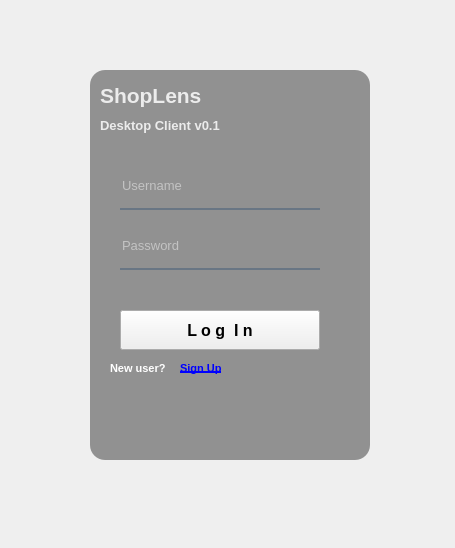
<?xml version="1.0" encoding="UTF-8"?>
<ui version="4.0">
 <class>loginForm</class>
 <widget class="QWidget" name="loginForm">
  <property name="geometry">
   <rect>
    <x>0</x>
    <y>0</y>
    <width>455</width>
    <height>548</height>
   </rect>
  </property>
  <property name="font">
   <font>
    <pointsize>11</pointsize>
   </font>
  </property>
  <property name="windowTitle">
   <string>Admin Panel LogIn - ShopLens v0.1</string>
  </property>
  <widget class="QWidget" name="widget" native="true">
   <property name="geometry">
    <rect>
     <x>0</x>
     <y>0</y>
     <width>471</width>
     <height>556</height>
    </rect>
   </property>
   <widget class="QLabel" name="imageLabel">
    <property name="geometry">
     <rect>
      <x>-10</x>
      <y>0</y>
      <width>481</width>
      <height>556</height>
     </rect>
    </property>
    <property name="styleSheet">
     <string notr="true">border-image: url(:/images/basketofstrawberries.jpg);

</string>
    </property>
    <property name="text">
     <string/>
    </property>
   </widget>
   <widget class="QLabel" name="blurLabel">
    <property name="geometry">
     <rect>
      <x>0</x>
      <y>0</y>
      <width>471</width>
      <height>561</height>
     </rect>
    </property>
    <property name="styleSheet">
     <string notr="true">background-color: qlineargradient(spread:pad, x1:0, y1:0, x2:0, y2:0.715909, stop:0 rgba(0, 0, 0, 9), stop:0.375 rgba(0, 0, 0, 50), stop:0.835227 rgba(0, 0, 0, 75));\n&quot;
&quot;border-radius:20px;
</string>
    </property>
    <property name="text">
     <string/>
    </property>
   </widget>
   <widget class="QLabel" name="outlineLabel">
    <property name="geometry">
     <rect>
      <x>90</x>
      <y>70</y>
      <width>280</width>
      <height>390</height>
     </rect>
    </property>
    <property name="styleSheet">
     <string notr="true">background-color:rgba(0, 0, 0, 100);
border-radius: 15px;</string>
    </property>
    <property name="text">
     <string/>
    </property>
   </widget>
   <widget class="QLabel" name="titleLabel">
    <property name="geometry">
     <rect>
      <x>100</x>
      <y>70</y>
      <width>251</width>
      <height>51</height>
     </rect>
    </property>
    <property name="font">
     <font>
      <pointsize>16</pointsize>
      <weight>75</weight>
      <bold>true</bold>
     </font>
    </property>
    <property name="styleSheet">
     <string notr="true">color:rgba(255, 255, 255, 210);</string>
    </property>
    <property name="text">
     <string>ShopLens </string>
    </property>
   </widget>
   <widget class="QLineEdit" name="userNamelineEdit">
    <property name="geometry">
     <rect>
      <x>120</x>
      <y>170</y>
      <width>200</width>
      <height>40</height>
     </rect>
    </property>
    <property name="font">
     <font>
      <pointsize>10</pointsize>
     </font>
    </property>
    <property name="styleSheet">
     <string notr="true">background-color:rgba(0, 0, 0, 0);
border:none;
border-bottom:2px solid rgba(105, 118, 132, 255);
color:rgba(255, 255, 255, 230);
padding-bottom:7px;</string>
    </property>
    <property name="placeholderText">
     <string>Username</string>
    </property>
   </widget>
   <widget class="QLineEdit" name="passwordlineEdit">
    <property name="geometry">
     <rect>
      <x>120</x>
      <y>230</y>
      <width>200</width>
      <height>40</height>
     </rect>
    </property>
    <property name="font">
     <font>
      <pointsize>10</pointsize>
     </font>
    </property>
    <property name="styleSheet">
     <string notr="true">background-color:rgba(0, 0, 0, 0);
border:none;
border-bottom:2px solid rgba(105, 118, 132, 255);
color:rgba(255, 255, 255, 230);
padding-bottom:7px;</string>
    </property>
    <property name="echoMode">
     <enum>QLineEdit::Password</enum>
    </property>
    <property name="placeholderText">
     <string>Password</string>
    </property>
   </widget>
   <widget class="QPushButton" name="loginButton">
    <property name="geometry">
     <rect>
      <x>120</x>
      <y>310</y>
      <width>200</width>
      <height>40</height>
     </rect>
    </property>
    <property name="font">
     <font>
      <pointsize>12</pointsize>
      <weight>75</weight>
      <bold>true</bold>
     </font>
    </property>
    <property name="styleSheet">
     <string notr="true">QPushButton#pushButton{
background-color: qlineargradient(spread:pad, x1:0, y1:0.505682, x2:1, y2:0.477, stop:0 rgba(20, 47, 78, 219), stop:1 rgba(85, 98, 112, 226));
color:rgba(255, 255, 255, 210);
border-radius:5px;
}
QPushButton#pushButton:hover{ 
 background-color: qlineargradient(spread:pad, x1:0, y1:0.505682, x2:1, y2:0.477, stop:0 rgba(40, 67, 98, 219), stop:1 rgba(105, 118, 132, 226));
}
QPushButton#pushButton:pressed{  
 padding-left:5px;
 padding-top:5px;
background-color:rgba(105, 118, 132, 200);
}</string>
    </property>
    <property name="text">
     <string>L o g  I n</string>
    </property>
   </widget>
   <widget class="QLabel" name="newuserLabel">
    <property name="geometry">
     <rect>
      <x>110</x>
      <y>360</y>
      <width>71</width>
      <height>16</height>
     </rect>
    </property>
    <property name="font">
     <font>
      <pointsize>8</pointsize>
      <weight>75</weight>
      <bold>true</bold>
     </font>
    </property>
    <property name="styleSheet">
     <string notr="true">color: white;</string>
    </property>
    <property name="text">
     <string>New user? </string>
    </property>
   </widget>
   <widget class="QLabel" name="signupLabel">
    <property name="geometry">
     <rect>
      <x>180</x>
      <y>360</y>
      <width>71</width>
      <height>16</height>
     </rect>
    </property>
    <property name="font">
     <font>
      <pointsize>8</pointsize>
      <weight>75</weight>
      <bold>true</bold>
      <underline>true</underline>
     </font>
    </property>
    <property name="styleSheet">
     <string notr="true">color: blue;</string>
    </property>
    <property name="text">
     <string>Sign Up</string>
    </property>
   </widget>
   <widget class="QLabel" name="versionLabel">
    <property name="geometry">
     <rect>
      <x>100</x>
      <y>100</y>
      <width>251</width>
      <height>51</height>
     </rect>
    </property>
    <property name="font">
     <font>
      <pointsize>10</pointsize>
      <weight>75</weight>
      <bold>true</bold>
     </font>
    </property>
    <property name="styleSheet">
     <string notr="true">color:rgba(255, 255, 255, 210);</string>
    </property>
    <property name="text">
     <string>Desktop Client v0.1</string>
    </property>
   </widget>
  </widget>
 </widget>
 <resources>
  <include location="res.qrc"/>
 </resources>
 <connections/>
</ui>
